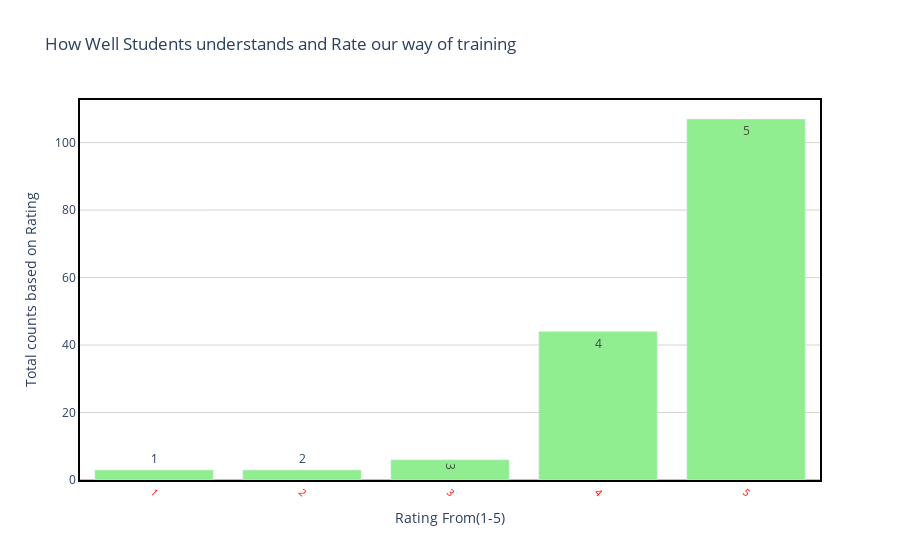

The notebook cell saved with this chart:
### Code cell
#drawing the bar for training rattings
draw_trace_bar(TrainingRating,'TrainingRating(0-5)','counts','How Well Students understands and Rate our way of training', 'Rating From(1-5)','Total counts based on Rating',"lightgreen")

### Figure 1 — Plotly figure (JSON) as saved in the notebook; plotly's stock layout.template omitted (floating-point values rounded to 4 significant figures)
{"data": [{"marker": {"color": "lightgreen"}, "text": [5, 4, 3, 1, 2], "type": "bar", "x": [5, 4, 3, 1, 2], "y": [107, 44, 6, 3, 3]}], "layout": {"hovermode": "closest", "paper_bgcolor": "rgba(0, 0, 0, 0)", "plot_bgcolor": "rgba(0, 0, 0, 0)", "title": {"text": "How Well Students understands and Rate our way of training"}, "xaxis": {"linecolor": "black", "linewidth": 2, "mirror": true, "showline": true, "showticklabels": true, "tickangle": 45, "tickfont": {"color": "red", "size": 10}, "title": {"text": "Rating From(1-5)"}, "zeroline": true, "zerolinecolor": "grey", "zerolinewidth": 1}, "yaxis": {"gridcolor": "lightgrey", "linecolor": "black", "linewidth": 2, "mirror": true, "showline": true, "title": {"text": "Total counts based on Rating"}, "zeroline": true, "zerolinecolor": "grey", "zerolinewidth": 1}}}
